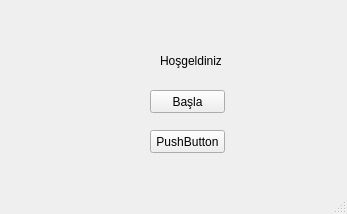
<?xml version="1.0" encoding="UTF-8"?>
<ui version="4.0">
 <class>MainWindow</class>
 <widget class="QMainWindow" name="MainWindow">
  <property name="geometry">
   <rect>
    <x>0</x>
    <y>0</y>
    <width>347</width>
    <height>214</height>
   </rect>
  </property>
  <property name="windowTitle">
   <string>MainWindow</string>
  </property>
  <widget class="QWidget" name="centralwidget">
   <widget class="QPushButton" name="startButton">
    <property name="geometry">
     <rect>
      <x>150</x>
      <y>90</y>
      <width>75</width>
      <height>23</height>
     </rect>
    </property>
    <property name="text">
     <string>Başla</string>
    </property>
   </widget>
   <widget class="QLabel" name="label">
    <property name="geometry">
     <rect>
      <x>160</x>
      <y>50</y>
      <width>61</width>
      <height>21</height>
     </rect>
    </property>
    <property name="text">
     <string>Hoşgeldiniz</string>
    </property>
   </widget>
   <widget class="QPushButton" name="openButton">
    <property name="geometry">
     <rect>
      <x>150</x>
      <y>130</y>
      <width>75</width>
      <height>23</height>
     </rect>
    </property>
    <property name="text">
     <string>PushButton</string>
    </property>
   </widget>
  </widget>
  <widget class="QMenuBar" name="menubar">
   <property name="geometry">
    <rect>
     <x>0</x>
     <y>0</y>
     <width>347</width>
     <height>21</height>
    </rect>
   </property>
  </widget>
  <widget class="QStatusBar" name="statusbar"/>
 </widget>
 <resources/>
 <connections/>
</ui>
